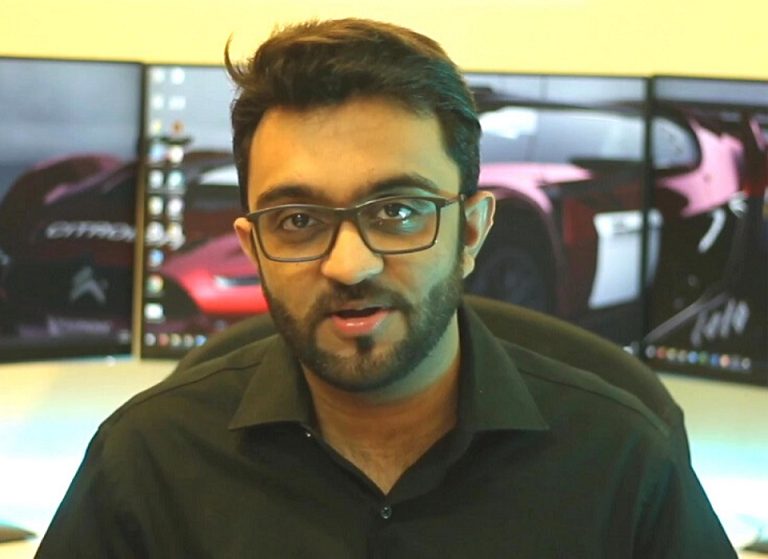
//> input picture OpenCVCourse_c++/Resources/test.png, 768 x 559 px
$ ./Ch2   (built with g++ and OpenCV 4)
//> lines starting //> are read from the running program, lines starting //| are printed output that depends on the picture; after the words box and inside, x2 and y2 are one past the last pixel; in counts of white or black regions, pixels touching at a corner belong together
#include <opencv2/imgcodecs.hpp>
#include <opencv2/highgui.hpp>
#include <opencv2/imgproc.hpp>
#include <iostream>
using namespace cv;


// _______________________BASIC FUNCTIONS___________________________
// converting color to GRAY
// Gaussian blur
// Canny edge detection
// Dilate
// Erode


int main() {
	std::string path = "Resources/test.png";
	Mat img = imread(path);
//> img is the input picture: 559 rows x 768 cols, CV_8UC3; mean B, G, R 94.1, 117.1, 120.5
	Mat imgGray, imgGaussian1, imgGaussian2, imgGaussian3;

	cvtColor(img, imgGray, COLOR_BGR2GRAY);
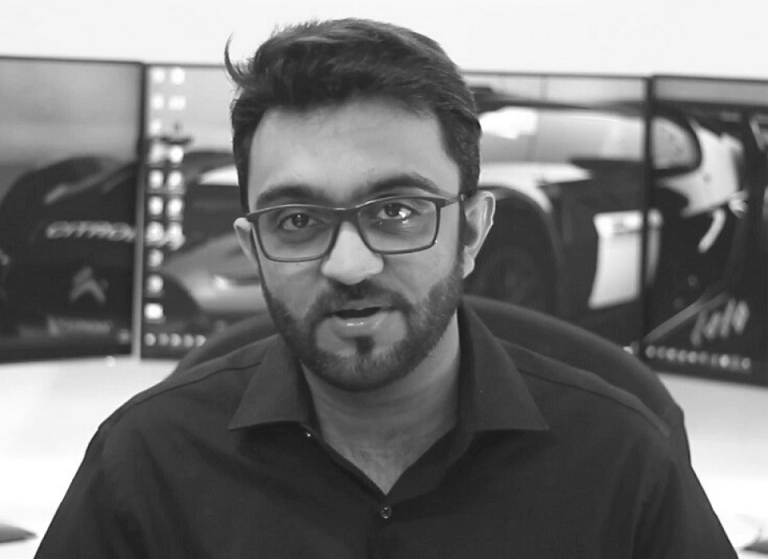
//> imgGray: 559 rows x 768 cols, CV_8UC1; min 22, max 255, mean 115.5
	GaussianBlur(img, imgGaussian1, Size(7,7), 5, 0);
	GaussianBlur(img, imgGaussian2, Size(15, 15), 5, 0);
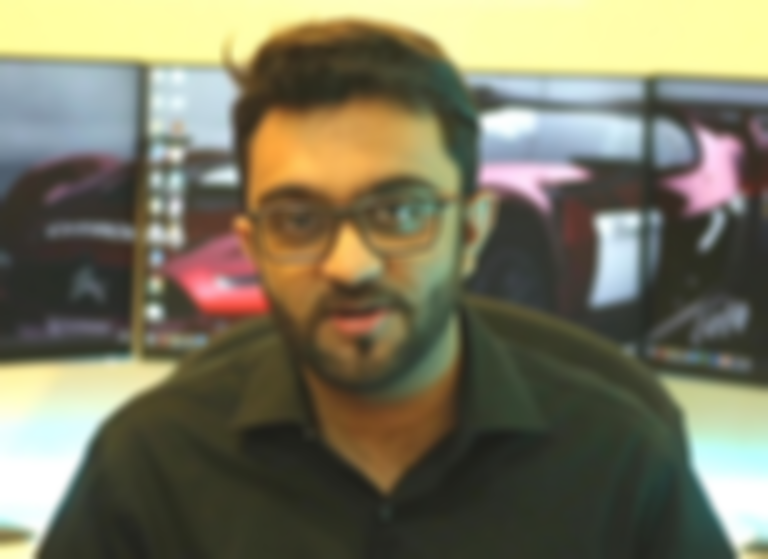
//> imgGaussian2: 559 rows x 768 cols, CV_8UC3; mean B, G, R 94.1, 117.1, 120.5
	GaussianBlur(img, imgGaussian3, Size(7, 7), 20, 0);

	// [7 lines of commented-out code are left out]

	Mat imgBlur, imgCanny;
	GaussianBlur(img, imgBlur, Size(3, 3), 5, 0);
	// canny edge detection
	Canny(imgBlur, imgCanny, 100, 150);
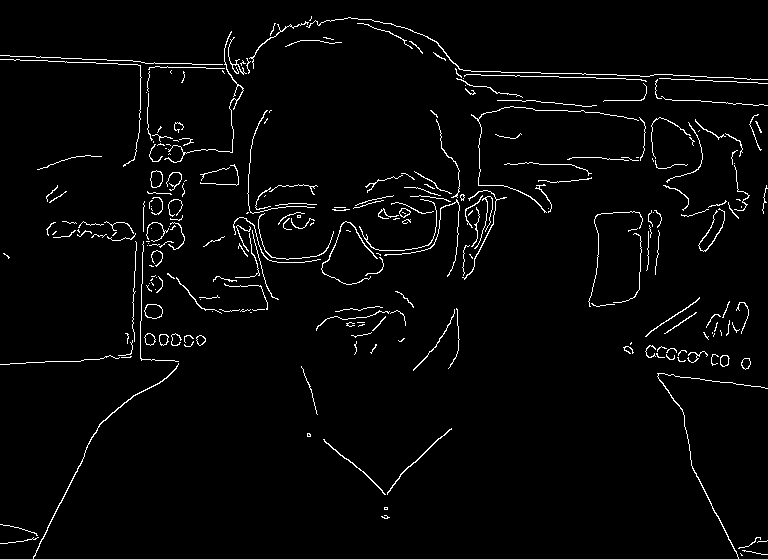
//> imgCanny: 559 rows x 768 cols, CV_8UC1; 2.7% white in thin lines or dots

	// dilation and erosion
	Mat kernel = getStructuringElement(MORPH_RECT, Size(5, 5));
	Mat imgDilate, imgErode;
	dilate(imgCanny, imgDilate, kernel);
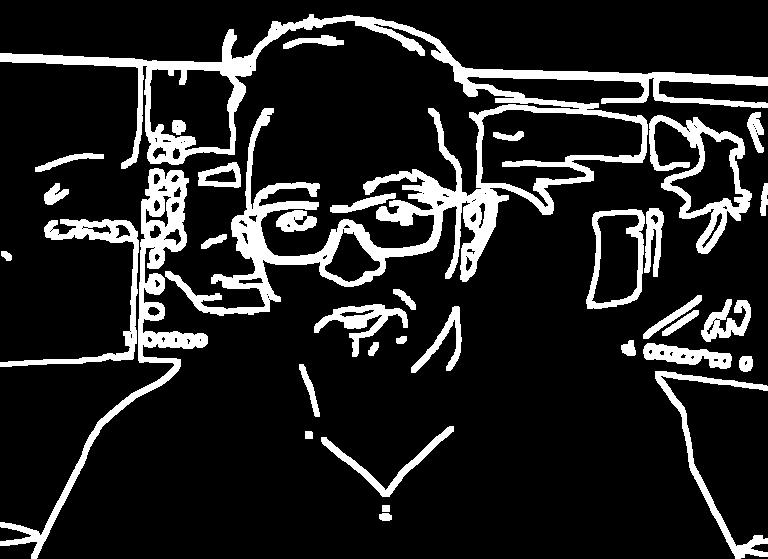
//> imgDilate: 559 rows x 768 cols, CV_8UC1; 14.3% white; 35 white regions, largest, box (x1, y1, x2, y2) and area: (0, 14, 768, 316) 30353, (0, 168, 208, 559) 7428, (649, 115, 752, 254) 3908
	erode(imgCanny, imgErode, kernel);
//> imgErode: 559 rows x 768 cols, CV_8UC1; every value is 0

	imshow("Dilated", imgDilate);
	imshow("Eroded", imgErode);

	waitKey(0);

	return 0;
}

$ run again, with OpenCVCourse_c++/Resources/cards.jpg saved as OpenCVCourse_c++/Resources/test.png
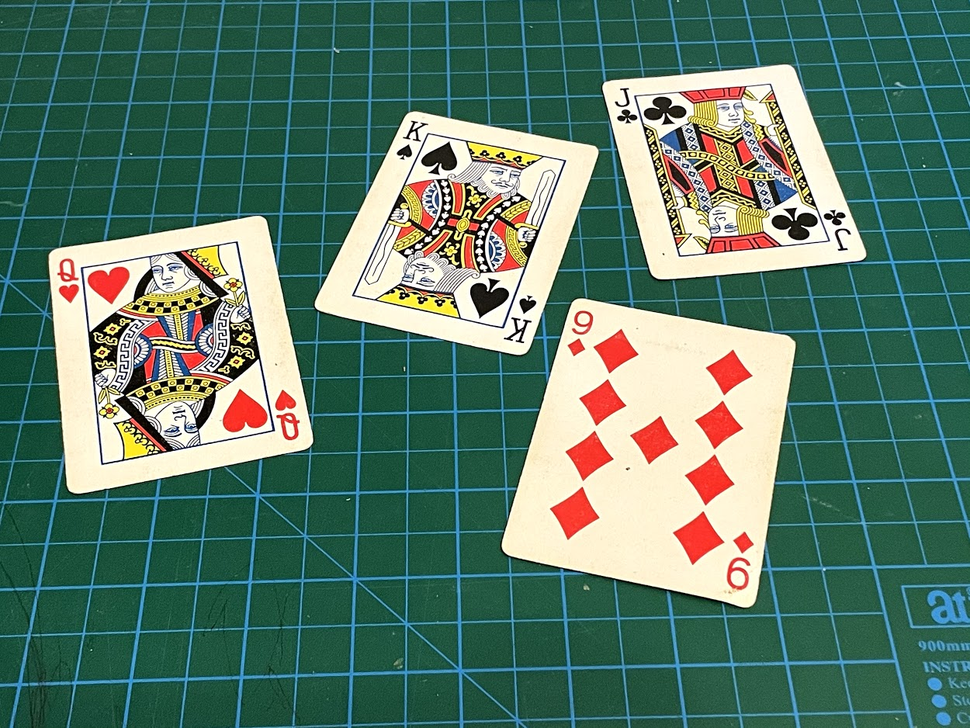
//> input picture OpenCVCourse_c++/Resources/cards.jpg, 970 x 728 px, shrunk from 1250 x 938 before the run
//> img is the input picture: 728 rows x 970 cols, CV_8UC3; mean B, G, R 104.7, 121.2, 89.1
//> `Canny(imgBlur, imgCanny, 100, 150);`:
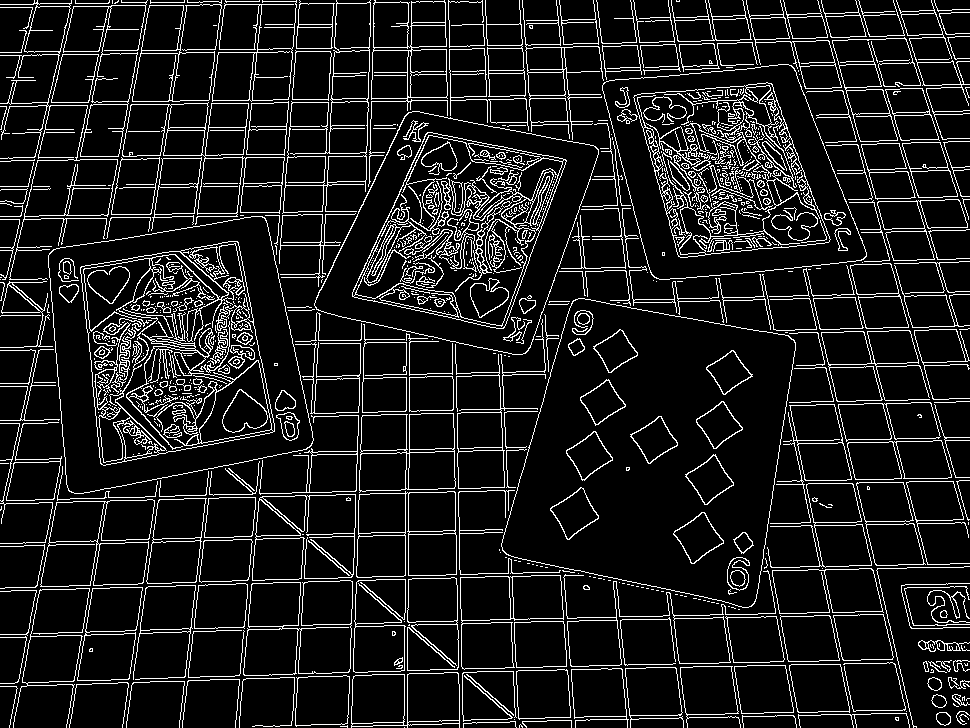
//> imgCanny: 728 rows x 970 cols, CV_8UC1; 10.8% white in thin lines or dots
//> `dilate(imgCanny, imgDilate, kernel);`:
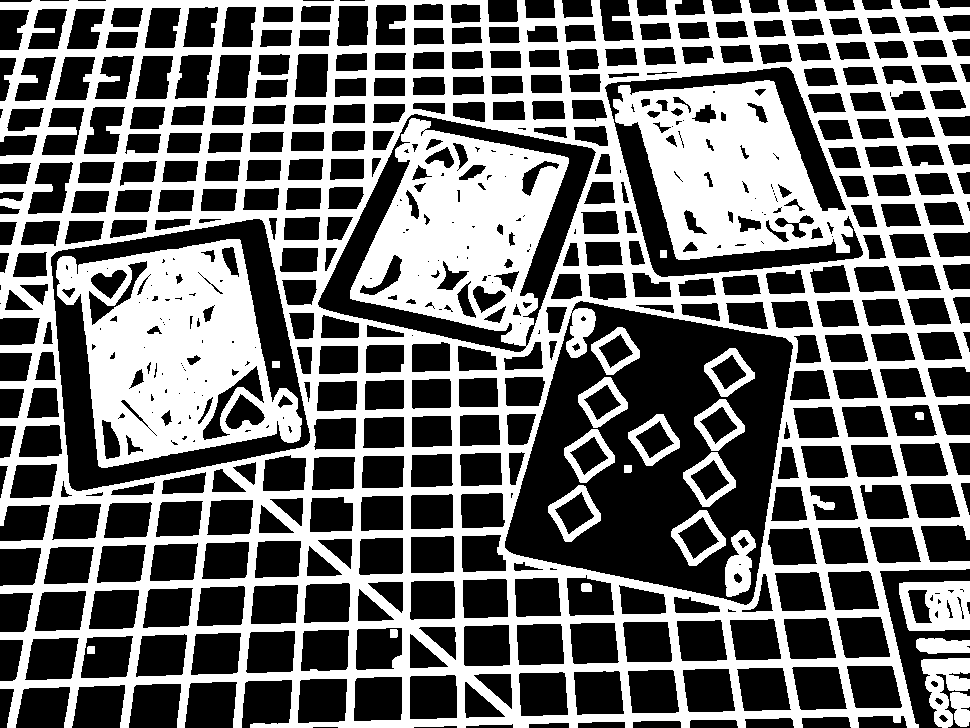
//> imgDilate: 728 rows x 970 cols, CV_8UC1; 42.7% white; 23 white regions, largest, box (x1, y1, x2, y2) and area: (0, 0, 970, 728) 254008, (56, 239, 302, 468) 31893, (899, 581, 970, 631) 2622
//> imgErode: 728 rows x 970 cols, CV_8UC1; every value is 0
